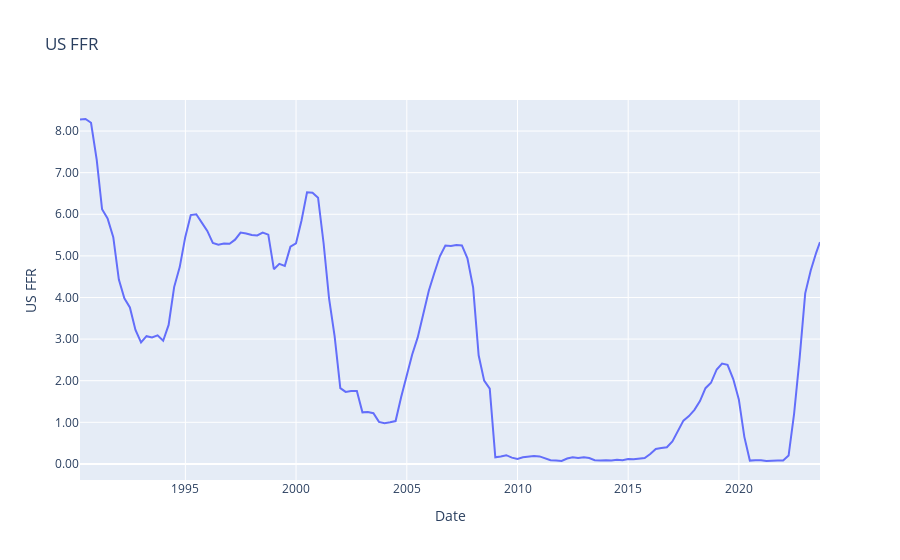

Notebook code for this chart:
### Code cell
data = macro_df[['US FFR']].dropna()

fig = px.line(data, x=data.index, y='US FFR', title='US FFR', labels={'Date': 'Date', 'US FFR': 'US FFR'})
fig.update_layout(colorway=px.colors.qualitative.Plotly)

fig.update_yaxes(tickformat=".2f")
fig.update_xaxes(title_text="Date")
fig.show()

### Figure 1 — Plotly figure (JSON) as saved in the notebook; plotly's stock layout.template omitted (floating-point values rounded to 4 significant figures; data arrays with more than 128 entries replaced by an {"elided": "..."} marker saying what was removed)
{"data": [{"hovertemplate": "index=%{x}<br>US FFR=%{y}<extra></extra>", "legendgroup": "", "line": {"color": "#636efa", "dash": "solid"}, "marker": {"symbol": "circle"}, "mode": "lines", "name": "", "orientation": "v", "showlegend": false, "type": "scatter", "x": {"elided": "135 str values"}, "xaxis": "x", "y": {"elided": "135 float values"}, "yaxis": "y"}], "layout": {"colorway": ["#636EFA", "#EF553B", "#00CC96", "#AB63FA", "#FFA15A", "#19D3F3", "#FF6692", "#B6E880", "#FF97FF", "#FECB52"], "legend": {"tracegroupgap": 0}, "title": {"text": "US FFR"}, "xaxis": {"anchor": "y", "domain": [0, 1], "title": {"text": "Date"}}, "yaxis": {"anchor": "x", "domain": [0, 1], "tickformat": ".2f", "title": {"text": "US FFR"}}}}
